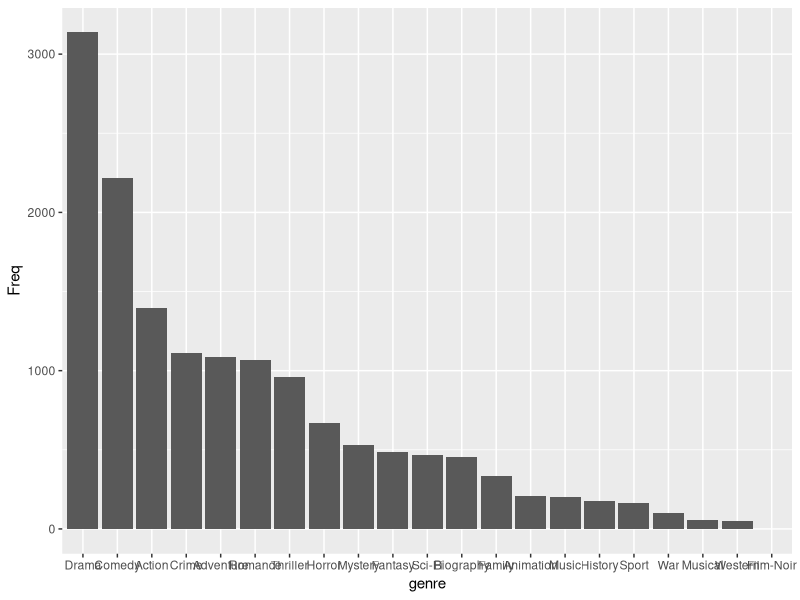
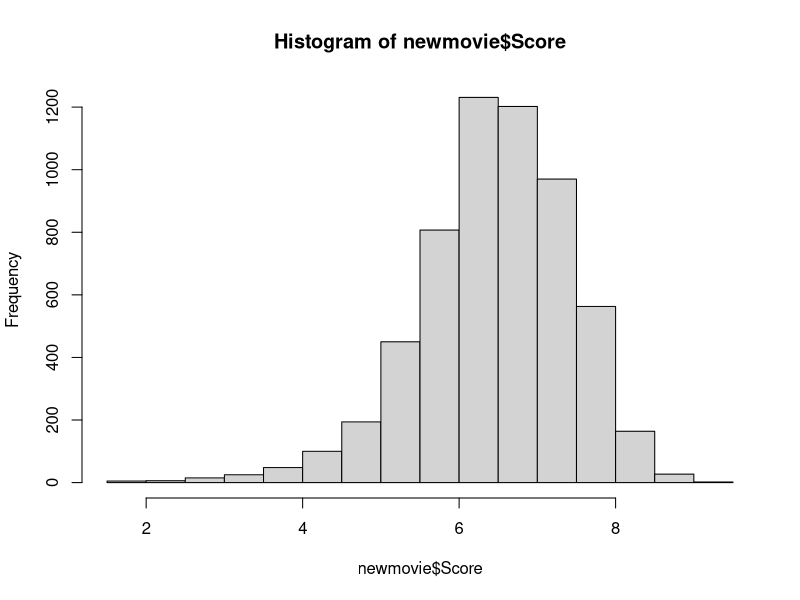
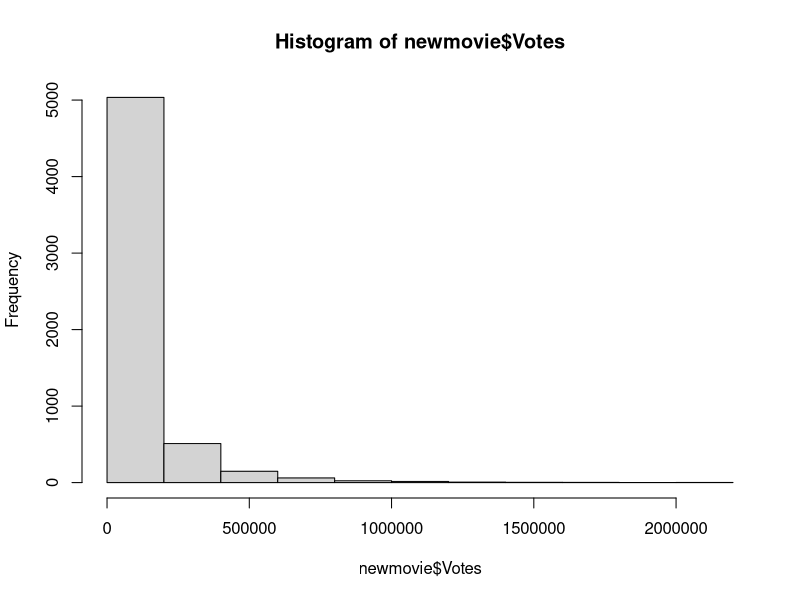
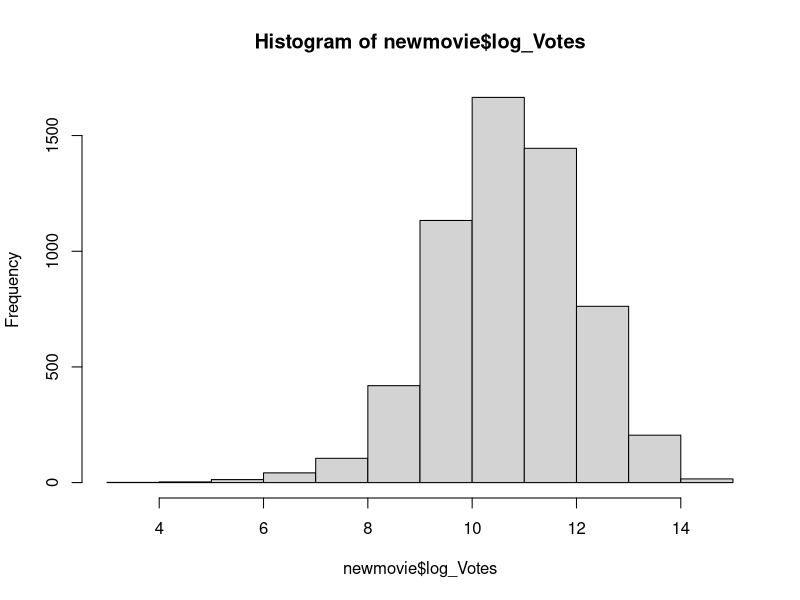
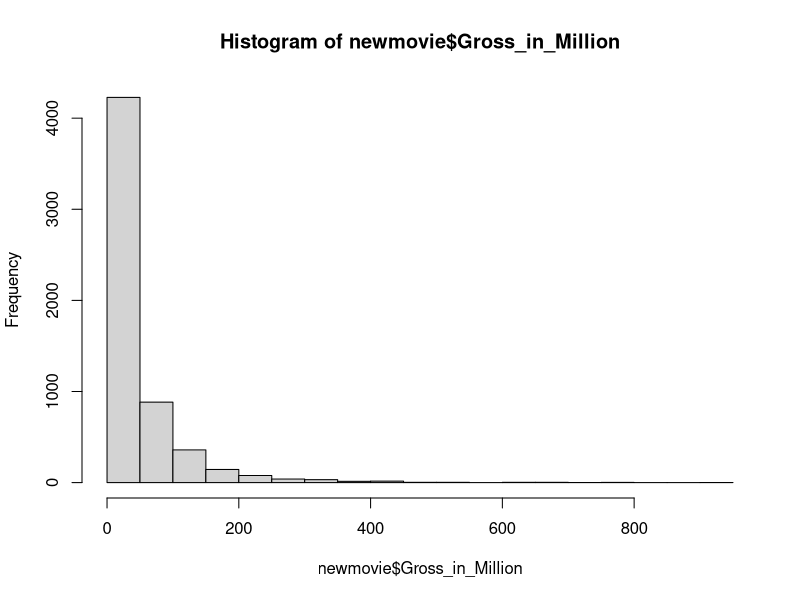
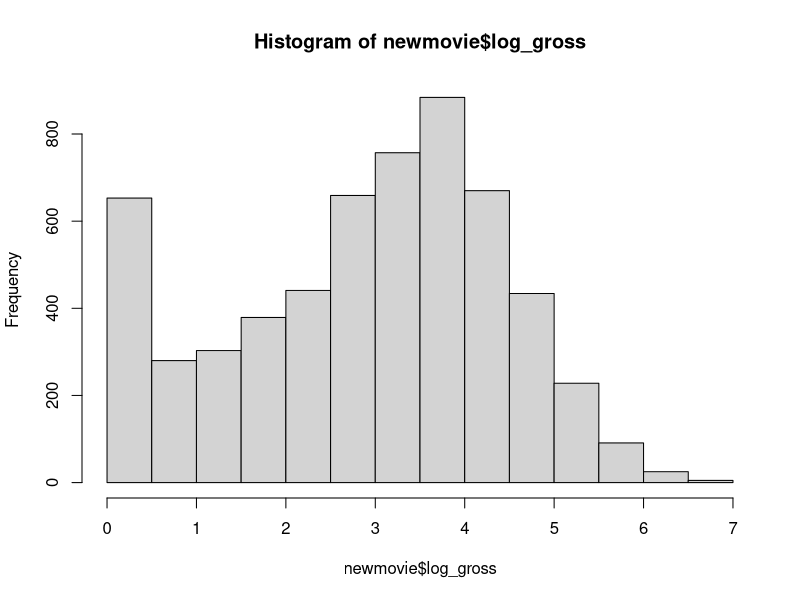
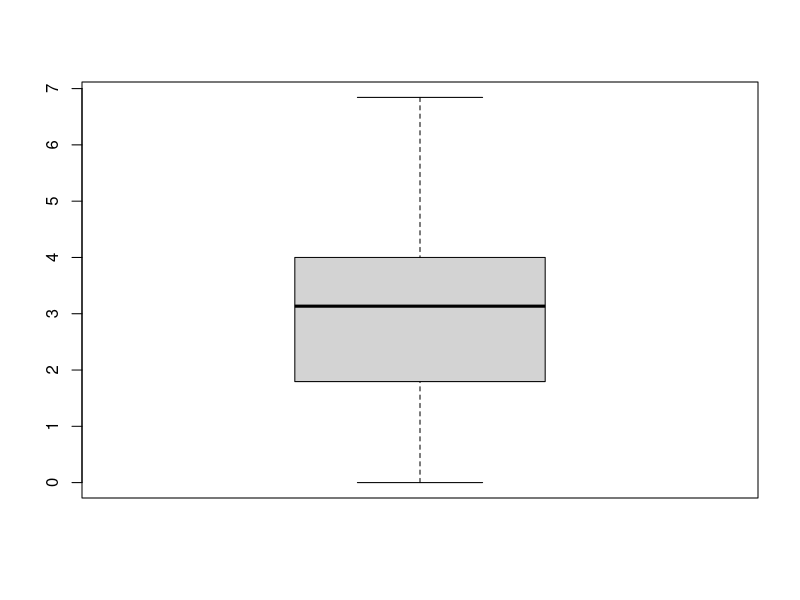
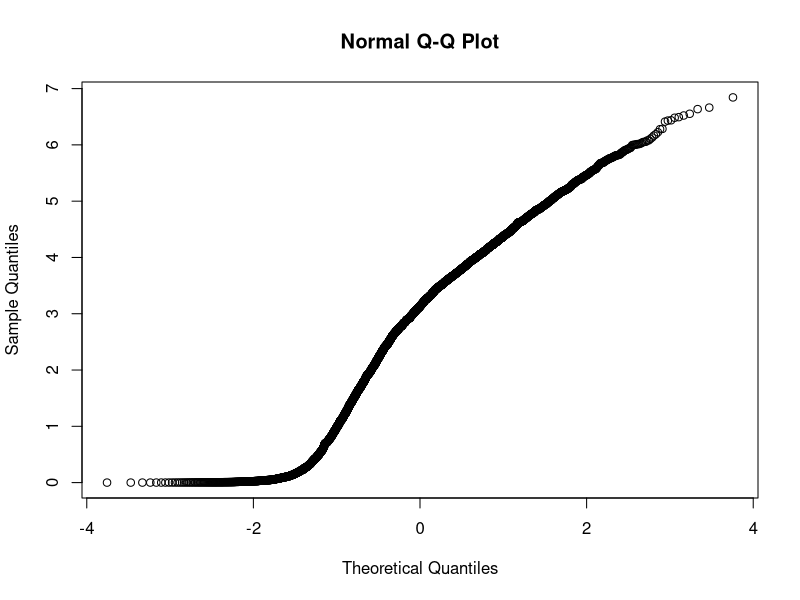

Write R code to recreate these figures, in order.
## ---- chunk 1
library(dplyr)
library(plotrix)
library(ggplot2)
library(car)
library(MASS)
#read csv file
movie<-read.csv('movie.csv')
#remove rows containing missing value
complete.cases(movie)
df<-movie[complete.cases(movie),]
str(df)
df<-na.omit(movie)
#remove unrelated and unrated movie level
newmovie<-df[which((df$Level == "PG") | (df$Level == "R") | (df$Level == "PG-13")), ]
attach(newmovie)
is.vector(newmovie$Genre)
Genre<-as.character(Genre)
genre1<-strsplit(Genre, split=" ")
class(genre1)
genre2<-unlist(genre1, use.names=FALSE)
class(genre2)
table(genre2)
freq <- data.frame(table(genre2))
freq$genre <- factor(freq$genre, levels = freq$genre[order(-freq$Freq)])
ggplot(freq, aes(x=genre, y=Freq)) + geom_bar(stat="identity")
#create new dummy variables
newmovie$Action<-vector(mode="numeric", length=5809)
for(i in 1:5809)
{
  newmovie$Action[i]<-ifelse("Action" %in% genre1[[i]], 1,0)
}

newmovie$Adventure<-vector(mode="numeric", length=5809)
for(i in 1:5809)
{
  newmovie$Adventure[i]<-ifelse("Adventure" %in% genre1[[i]], 1,0)
}

newmovie$Animation<-vector(mode="numeric", length=5809)
for(i in 1:5809)
{
  newmovie$Animation[i]<-ifelse("Animation" %in% genre1[[i]], 1,0)
}

newmovie$Biography<-vector(mode="numeric", length=5809)
for(i in 1:5809)
{
  newmovie$Biography[i]<-ifelse("Biography" %in% genre1[[i]], 1,0)
}

newmovie$Comedy<-vector(mode="numeric", length=5809)
for(i in 1:5809)
{
  newmovie$Comedy[i]<-ifelse("Comedy" %in% genre1[[i]], 1,0)
}

newmovie$Crime<-vector(mode="numeric", length=5809)
for(i in 1:5809)
{
  newmovie$Crime[i]<-ifelse("Crime" %in% genre1[[i]], 1,0)
}

newmovie$Drama<-vector(mode="numeric", length=5809)
for(i in 1:5809)
{
  newmovie$Drama[i]<-ifelse("Drama" %in% genre1[[i]], 1,0)
}

newmovie$Family<-vector(mode="numeric", length=5809)
for(i in 1:5809)
{
  newmovie$Family[i]<-ifelse("Family" %in% genre1[[i]], 1,0)
}

newmovie$Fantasy<-vector(mode="numeric", length=5809)
for(i in 1:5809)
{
  newmovie$Fantasy[i]<-ifelse("Fantasy" %in% genre1[[i]], 1,0)
}

newmovie$Film_Noir<-vector(mode="numeric", length=5809)
for(i in 1:5809)
{
  newmovie$Film_Noir[i]<-ifelse("Film-Noir" %in% genre1[[i]], 1,0)
}

newmovie$History<-vector(mode="numeric", length=5809)
for(i in 1:5809)
{
  newmovie$History[i]<-ifelse("History" %in% genre1[[i]], 1,0)
}

newmovie$Horror<-vector(mode="numeric", length=5809)
for(i in 1:5809)
{
  newmovie$Horror[i]<-ifelse("Horror" %in% genre1[[i]], 1,0)
}

newmovie$Music<-vector(mode="numeric", length=5809)
for(i in 1:5809)
{
  newmovie$Music[i]<-ifelse("Music" %in% genre1[[i]], 1,0)
}

newmovie$Musical<-vector(mode="numeric", length=5809)
for(i in 1:5809)
{
  newmovie$Musical[i]<-ifelse("Musical" %in% genre1[[i]], 1,0)
}

newmovie$Mystery<-vector(mode="numeric", length=5809)
for(i in 1:5809)
{
  newmovie$Mystery[i]<-ifelse("Mystery" %in% genre1[[i]], 1,0)
}

newmovie$Romance<-vector(mode="numeric", length=5809)
for(i in 1:5809)
{
  newmovie$Romance[i]<-ifelse("Romance" %in% genre1[[i]], 1,0)
}

newmovie$Sci_Fi<-vector(mode="numeric", length=5809)
for(i in 1:5809)
{
  newmovie$Sci_Fi[i]<-ifelse("Sci-Fi" %in% genre1[[i]], 1,0)
}

newmovie$Sport<-vector(mode="numeric", length=5809)
for(i in 1:5809)
{
  newmovie$Sport[i]<-ifelse("Sport" %in% genre1[[i]], 1,0)
}

newmovie$Thriller<-vector(mode="numeric", length=5809)
for(i in 1:5809)
{
  newmovie$Thriller[i]<-ifelse("Thriller" %in% genre1[[i]], 1,0)
}

newmovie$War<-vector(mode="numeric", length=5809)
for(i in 1:5809)
{
  newmovie$War[i]<-ifelse("War" %in% genre1[[i]], 1,0)
}

newmovie$Western<-vector(mode="numeric", length=5809)
for(i in 1:5809)
{
  newmovie$Western[i]<-ifelse("Western" %in% genre1[[i]], 1,0)
}
## ---- chunk 2
#reclassify Duration
newmovie$new_Duration<-as.character(Duration)
newmovie$new_Duration<-strsplit(newmovie$new_Duration, split=" ")
for (i in 1:5809)
{
  newmovie$new_Duration[i]<-newmovie$new_Duration[[i]][1]
}
newmovie$new_Duration<-unlist(newmovie$new_Duration)
newmovie$new1duration<-as.integer(newmovie$new_Duration)
newmovie$final_Duration<-ifelse(newmovie$new1duration <= 100, "Short", ifelse(newmovie$new1duration >=101 & newmovie$new1duration <= 120, "Normal", "Long"))
table(newmovie$final_Duration)
## ---- chunk 3
#reclassify Year
table(newmovie$Year)
newmovie$new_Year<-ifelse(newmovie$Year >= 1927 & newmovie$Year <= 1999, "before2000", ifelse(newmovie$Year >= 2000 & newmovie$Year <= 2010, "first_ten", "second_ten"))
table(newmovie$new_Year)
## ---- chunk 4
#check normality of numerical variables and do log transformation to variables that are not normal
hist(newmovie$Score)
hist(newmovie$Votes)
newmovie$log_Votes<-log(newmovie$Votes+1)
hist(newmovie$log_Votes)
hist(newmovie$Gross_in_Million)
newmovie$log_gross<-log(newmovie$Gross_in_Million+1)
hist(newmovie$log_gross)
boxplot(newmovie$log_gross)
qqnorm(newmovie$log_gross)
## ---- chunk 5
#set training data set and testing data set
set.seed(1)
t = sample(1:2000, 2000)
train = newmovie[t[1:1500],]
test = newmovie[t[1501:2000],]
newmovie<-train

## ---- chunk 6
plot(lm(log_gross~log_Votes, data=newmovie))
outlierTest(lm(log_gross~log_Votes, data=newmovie))
influencePlot(lm(log_gross~log_Votes, data=newmovie))
plot(lm(log_gross~newmovie$Score, data=newmovie))
influencePlot(lm(log_gross~newmovie$Score, data=newmovie))
outlierTest(lm(log_gross~newmovie$Score, data=newmovie))  
## ---- chunk 7
model<-lm(log_gross~new_Year+Level+final_Duration+Score+log_Votes+Action+Adventure+Animation+Biography+Comedy+Crime+Drama+Family+Fantasy+Film_Noir+History+Horror+Music+Musical+Mystery+Romance+Sci_Fi+Sport+Thriller+War+Western, data=newmovie)

summary(model)
plot(model)
influencePlot(model)
HighLeverage <- cooks.distance(model) > (4/nrow(newmovie))
LargeResiduals <- rstudent(model) > 3
datanml <- newmovie[!HighLeverage & !LargeResiduals,]
## ---- chunk 8
model2<-lm(log_gross~new_Year+Level+final_Duration+Score+log_Votes+Action+Adventure+Animation+Biography+Comedy+Crime+Drama+Family+Fantasy+Film_Noir+History+Horror+Music+Musical+Mystery+Romance+Sci_Fi+Sport+Thriller+War+Western, data=datanml)
summary(model2)
## ---- chunk 9
maic<-stepAIC(model2)
summary(maic)
plot(maic)
influencePlot(maic)
vif(maic)
#cross validation
mfinal<-lm(formula = log_gross ~ new_Year + Level + final_Duration + Score + log_Votes + Animation + Comedy + Drama + Family + Fantasy + History + Musical + Sci_Fi + Sport + War, data = test)
summary(mfinal)

## ---- chunk 10
mbic<-stepAIC(model2, k = log(length(model2$residuals)))
summary(mbic)
plot(mbic)
vif(mbic)
#cross validation
mfinal2<-lm(formula = log_gross ~ new_Year + Level + final_Duration + Score + log_Votes + Animation + Comedy + Drama + Sport, data = test)
summary(mfinal2)
#mfinal2 this is our final model
## ---- chunk 11
parameterset<-data.frame(new_Year="second_ten", Level="R", final_Duration="Long", Score=7.5, log_Votes=12.25, Animation=1, Comedy=0, Drama=1, Sport=0 )
result<-10^(predict(mfinal2, parameterset))
result



